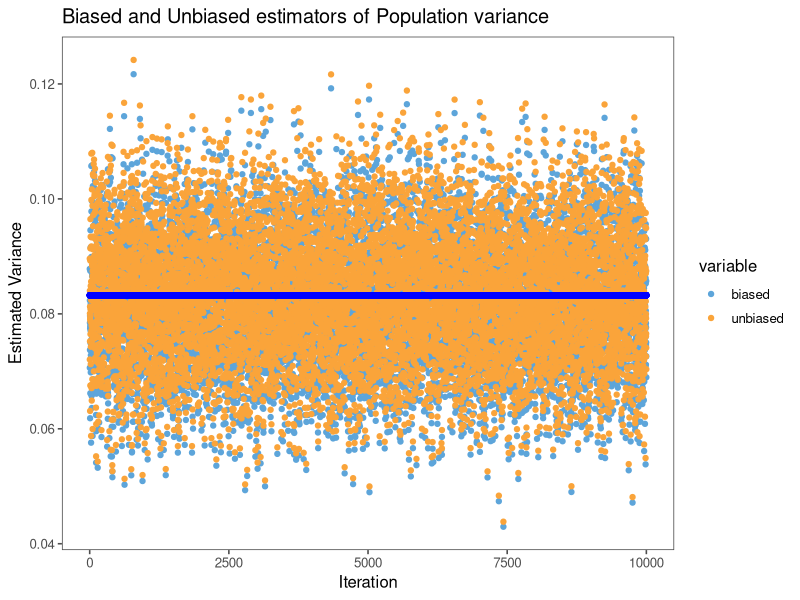

Generate this figure with R:
library(ggplot2)
library(reshape2)
library(ggthemes)

# Population size = 100000
N <- 100000

# Generate a population of a 100000 uniform random values
pop <- runif(N)

# Calculate the population mean
pop.mean <- mean(pop)

# Calculate the population variance
pop.var <- sum((pop - pop.mean)^2)/N

# Number of samples = 100
K <- 10000

# Sample size = 50
n <- 50

# List to store the sample mean and variance
samp.mean <- NULL
samp.var.biased <- NULL
samp.var.unbiased <- NULL

# Loop over the samples
for (i in 1:K) {
  # Choose a random sample
  samp <- sample(pop, n)
  
  # Calculate and store the sample mean
  s_mean <- mean(samp)
  samp.mean <- c(samp.mean, s_mean)
  
  # Calculate and store the *biased* sample variance
  samp.var.biased <- c(samp.var.biased, (sum((samp - s_mean)^2)/n))

  # Calculate and store the *biased* sample variance
  samp.var.unbiased <- c(samp.var.unbiased, (sum((samp - s_mean)^2)/(n-1)))
}

# Plot the biased and unbiased variance estimates
df <- data.frame(index = c(1:K),
                 pop = rep(pop.var, K),
                 biased = samp.var.biased,
                 unbiased = samp.var.unbiased)
df.melted <- (melt(df, id=c("index", "pop")))

ggplot(data = df.melted, aes(x = index, y = value, colour=variable)) +
  geom_point() +
  theme_few() + scale_colour_few() +
  geom_point(aes(y = pop), col="blue") +
  ggtitle("Biased and Unbiased estimators of Population variance") +
  xlab("Iteration") +
  ylab("Estimated Variance")
  
# Percentage of times 'unbiased' is equal or better estimator of the pop variance
(sum(abs(samp.var.unbiased - pop.var) <= abs(samp.var.biased - pop.var)) / K) * 100
